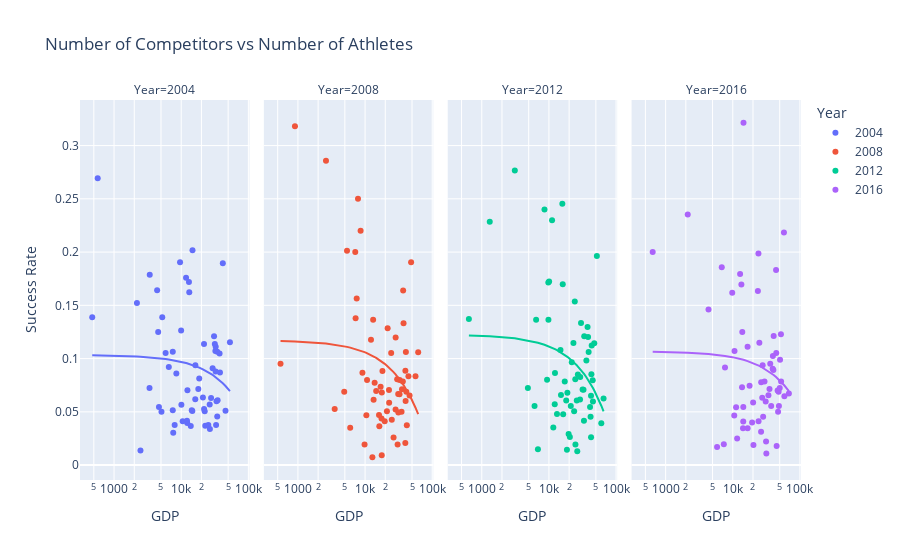

The notebook cell this image was saved under:
### Code cell
fig = px.scatter(
                 od,
                 x = od["GDP"],
                 y = od["Success Rate"],
                 trendline="ols",
                 labels={"Athletes" :"Total Number of Competitors",
                 "Total" : "Total Number of Medals"},
                 title=f"Number of Competitors vs Number of Athletes",
                 hover_data=["Country"],
                 log_x=True,
                 facet_col= "Year",
                 color = "Year"
                )
fig.show()

### Figure 1 — Plotly figure (JSON) as saved in the notebook; plotly's stock layout.template omitted (floating-point values rounded to 4 significant figures)
{"data": [{"customdata": [["Argentina"], ["Australia"], ["Azerbaijan"], ["Bahamas"], ["Belarus"], ["Belgium"], ["Brazil"], ["Bulgaria"], ["Canada"], ["China"], ["Chinese Taipei"], ["Colombia"], ["Croatia"], ["Cuba"], ["Czech Republic"], ["Denmark"], ["Dominican Republic"], ["Egypt"], ["Estonia"], ["Ethiopia"], ["Finland"], ["France"], ["Georgia"], ["Germany"], ["Great Britain"], ["Greece"], ["Hungary"], ["India"], ["Indonesia"], ["Iran"], ["Italy"], ["Jamaica"], ["Japan"], ["Kazakhstan"], ["Kenya"], ["Lithuania"], ["Mexico"], ["Mongolia"], ["Morocco"], ["Netherlands"], ["New Zealand"], ["North Korea"], ["Norway"], ["Poland"], ["Portugal"], ["Romania"], ["Russia"], ["Slovakia"], ["Slovenia"], ["South Africa"], ["South Korea"], ["Spain"], ["Sweden"], ["Switzerland"], ["Thailand"], ["Trinidad and Tobago"], ["Turkey"], ["Ukraine"], ["United States"], ["Uzbekistan"], ["Venezuela"]], "hovertemplate": "Year=2004<br>GDP=%{x}<br>Success Rate=%{y}<br>Country=%{customdata[0]}<extra></extra>", "legendgroup": "2004", "marker": {"color": "#636efa", "symbol": "circle"}, "mode": "markers", "name": "2004", "orientation": "v", "showlegend": true, "type": "scatter", "x": [12303, 34390, 5220, 29379, 8463, 33545, 10514, 9965, 34390, 4381, 26562, 7990, 16203, 3399, 21045, 37792, 7608, 7484, 17965, 571, 33076, 32255, 4539, 32645, 31688, 25345, 18544, 2474, 5859, 13190, 32577, 7488, 30836, 12381, 2191, 14644, 13878, 5083, 4663, 37263, 26745, 473, 53167, 14358, 22832, 11808, 14728, 16258, 22385, 10058, 21872, 27856, 34868, 45660, 9611, 21910, 13045, 6536, 41642, 3374, 12194], "xaxis": "x", "y": [0.03947, 0.1064, 0.1389, 0.09091, 0.08609, 0.06, 0.04115, 0.1263, 0.04563, 0.1641, 0.05682, 0.03774, 0.06173, 0.1788, 0.06338, 0.08696, 0.0303, 0.05155, 0.07143, 0.2692, 0.03774, 0.1071, 0.125, 0.1111, 0.1136, 0.03756, 0.08134, 0.0137, 0.1053, 0.1622, 0.08791, 0.1064, 0.1209, 0.07018, 0.1522, 0.05085, 0.0367, 0.05, 0.05455, 0.1048, 0.03378, 0.1389, 0.1154, 0.05155, 0.03704, 0.1759, 0.2018, 0.09375, 0.05063, 0.0566, 0.1136, 0.06309, 0.06087, 0.05102, 0.1905, 0.05263, 0.1719, 0.09205, 0.1895, 0.07246, 0.04167], "yaxis": "y"}, {"hovertemplate": "<b>OLS trendline</b><br>Success Rate = -6.38942e-07 * GDP + 0.103392<br>R<sup>2</sup>=0.023874<br><br>Year=2004<br>GDP=%{x}<br>Success Rate=%{y} <b>(trend)</b><extra></extra>", "legendgroup": "2004", "marker": {"color": "#636efa", "symbol": "circle"}, "mode": "lines", "name": "2004", "showlegend": false, "type": "scatter", "x": [473, 571, 2191, 2474, 3374, 3399, 4381, 4539, 4663, 5083, 5220, 5859, 6536, 7484, 7488, 7608, 7990, 8463, 9611, 9965, 10058, 10514, 11808, 12194, 12303, 12381, 13045, 13190, 13878, 14358, 14644, 14728, 16203, 16258, 17965, 18544, 21045, 21872, 21910, 22385, 22832, 25345, 26562, 26745, 27856, 29379, 30836, 31688, 32255, 32577, 32645, 33076, 33545, 34390, 34390, 34868, 37263, 37792, 41642, 45660, 53167], "xaxis": "x", "y": [0.1031, 0.103, 0.102, 0.1018, 0.1012, 0.1012, 0.1006, 0.1005, 0.1004, 0.1001, 0.1001, 0.09965, 0.09922, 0.09861, 0.09861, 0.09853, 0.09829, 0.09798, 0.09725, 0.09702, 0.09697, 0.09667, 0.09585, 0.0956, 0.09553, 0.09548, 0.09506, 0.09496, 0.09452, 0.09422, 0.09403, 0.09398, 0.09304, 0.093, 0.09191, 0.09154, 0.08995, 0.08942, 0.08939, 0.08909, 0.0888, 0.0872, 0.08642, 0.0863, 0.08559, 0.08462, 0.08369, 0.08314, 0.08278, 0.08258, 0.08253, 0.08226, 0.08196, 0.08142, 0.08142, 0.08111, 0.07958, 0.07924, 0.07678, 0.07422, 0.06942], "yaxis": "y"}, {"customdata": [["Argentina"], ["Australia"], ["Azerbaijan"], ["Bahamas"], ["Belarus"], ["Belgium"], ["Brazil"], ["Bulgaria"], ["Canada"], ["China"], ["Chinese Taipei"], ["Colombia"], ["Croatia"], ["Cuba"], ["Czech Republic"], ["Denmark"], ["Dominican Republic"], ["Egypt"], ["Estonia"], ["Ethiopia"], ["Finland"], ["France"], ["Georgia"], ["Germany"], ["Great Britain"], ["Greece"], ["Hungary"], ["India"], ["Indonesia"], ["Iran"], ["Italy"], ["Jamaica"], ["Japan"], ["Kazakhstan"], ["Kenya"], ["Lithuania"], ["Mexico"], ["Mongolia"], ["Morocco"], ["Netherlands"], ["New Zealand"], ["North Korea"], ["Norway"], ["Poland"], ["Portugal"], ["Romania"], ["Russia"], ["Slovakia"], ["Slovenia"], ["South Africa"], ["South Korea"], ["Spain"], ["Sweden"], ["Switzerland"], ["Thailand"], ["Trinidad and Tobago"], ["Turkey"], ["Ukraine"], ["United States"], ["Uzbekistan"], ["Venezuela"]], "hovertemplate": "Year=2008<br>GDP=%{x}<br>Success Rate=%{y}<br>Country=%{customdata[0]}<extra></extra>", "legendgroup": "2008", "marker": {"color": "#EF553B", "symbol": "circle"}, "mode": "markers", "name": "2008", "orientation": "v", "showlegend": true, "type": "scatter", "x": [17567, 40527, 13189, 32690, 13894, 39760, 13397, 14638, 40159, 7501, 34952, 10454, 21165, 5386, 28482, 44261, 10704, 9831, 24997, 904, 41130, 37416, 7147, 39835, 36905, 30519, 22834, 3529, 7850, 16309, 36514, 8581, 35512, 17754, 2618, 22704, 16134, 7227, 6008, 46004, 31304, 551, 61820, 19620, 26573, 18164, 21700, 24471, 30070, 12854, 28550, 32590, 41877, 56389, 12256, 31159, 17042, 9143, 48471, 4894, 17706], "xaxis": "x2", "y": [0.0438, 0.1062, 0.1364, 0.08, 0.07735, 0.02083, 0.06137, 0.06944, 0.06024, 0.1565, 0.05, 0.04688, 0.05051, 0.2013, 0.05224, 0.08333, 0.08, 0.01942, 0.04255, 0.3182, 0.06897, 0.1331, 0.2, 0.08855, 0.164, 0.01923, 0.05848, 0.05263, 0.25, 0.03636, 0.07849, 0.22, 0.07123, 0.06818, 0.2857, 0.07042, 0.04706, 0.1379, 0.03509, 0.06531, 0.04945, 0.09524, 0.1059, 0.04104, 0.02597, 0.08824, 0.1285, 0.1053, 0.08065, 0.007353, 0.1199, 0.06643, 0.03731, 0.08333, 0.1176, 0.06667, 0.07353, 0.08661, 0.1905, 0.06897, 0.009174], "yaxis": "y2"}, {"hovertemplate": "<b>OLS trendline</b><br>Success Rate = -1.12037e-06 * GDP + 0.117038<br>R<sup>2</sup>=0.063494<br><br>Year=2008<br>GDP=%{x}<br>Success Rate=%{y} <b>(trend)</b><extra></extra>", "legendgroup": "2008", "marker": {"color": "#EF553B", "symbol": "circle"}, "mode": "lines", "name": "2008", "showlegend": false, "type": "scatter", "x": [551, 904, 2618, 3529, 4894, 5386, 6008, 7147, 7227, 7501, 7850, 8581, 9143, 9831, 10454, 10704, 12256, 12854, 13189, 13397, 13894, 14638, 16134, 16309, 17042, 17567, 17706, 17754, 18164, 19620, 21165, 21700, 22704, 22834, 24471, 24997, 26573, 28482, 28550, 30070, 30519, 31159, 31304, 32590, 32690, 34952, 35512, 36514, 36905, 37416, 39760, 39835, 40159, 40527, 41130, 41877, 44261, 46004, 48471, 56389, 61820], "xaxis": "x2", "y": [0.1164, 0.116, 0.1141, 0.1131, 0.1116, 0.111, 0.1103, 0.109, 0.1089, 0.1086, 0.1082, 0.1074, 0.1068, 0.106, 0.1053, 0.105, 0.1033, 0.1026, 0.1023, 0.102, 0.1015, 0.1006, 0.09896, 0.09877, 0.09794, 0.09736, 0.0972, 0.09715, 0.09669, 0.09506, 0.09333, 0.09273, 0.0916, 0.09146, 0.08962, 0.08903, 0.08727, 0.08513, 0.08505, 0.08335, 0.08285, 0.08213, 0.08197, 0.08053, 0.08041, 0.07788, 0.07725, 0.07613, 0.07569, 0.07512, 0.07249, 0.07241, 0.07205, 0.07163, 0.07096, 0.07012, 0.06745, 0.0655, 0.06273, 0.05386, 0.04778], "yaxis": "y2"}, {"customdata": [["Argentina"], ["Australia"], ["Azerbaijan"], ["Bahamas"], ["Belarus"], ["Belgium"], ["Brazil"], ["Bulgaria"], ["Canada"], ["China"], ["Chinese Taipei"], ["Colombia"], ["Croatia"], ["Cuba"], ["Czech Republic"], ["Denmark"], ["Dominican Republic"], ["Egypt"], ["Estonia"], ["Ethiopia"], ["Finland"], ["France"], ["Georgia"], ["Germany"], ["Great Britain"], ["Greece"], ["Hungary"], ["India"], ["Indonesia"], ["Iran"], ["Italy"], ["Jamaica"], ["Japan"], ["Kazakhstan"], ["Kenya"], ["Lithuania"], ["Mexico"], ["Mongolia"], ["Morocco"], ["Netherlands"], ["New Zealand"], ["North Korea"], ["Norway"], ["Poland"], ["Portugal"], ["Romania"], ["Russia"], ["Slovakia"], ["Slovenia"], ["South Africa"], ["South Korea"], ["Spain"], ["Sweden"], ["Switzerland"], ["Thailand"], ["Trinidad and Tobago"], ["Turkey"], ["Ukraine"], ["United States"], ["Uzbekistan"], ["Venezuela"]], "hovertemplate": "Year=2012<br>GDP=%{x}<br>Success Rate=%{y}<br>Country=%{customdata[0]}<extra></extra>", "legendgroup": "2012", "marker": {"color": "#00cc96", "symbol": "circle"}, "mode": "markers", "name": "2012", "orientation": "v", "showlegend": true, "type": "scatter", "x": [19641, 42906, 16063, 33252, 18097, 42409, 15120, 16295, 42351, 11137, 41741, 12306, 21167, 6448, 29270, 44893, 12208, 11620, 25996, 1315, 40969, 39037, 9799, 43359, 38297, 24819, 23179, 4861, 9834, 15846, 36143, 8586, 37629, 21878, 3107, 24704, 17213, 10074, 6857, 47342, 32734, 643, 65101, 23745, 26438, 18834, 24279, 26983, 29066, 13191, 33557, 31725, 45259, 60273, 14871, 30063, 20504, 9389, 51737, 6107, 18553], "xaxis": "x3", "y": [0.0292, 0.08537, 0.1698, 0.04167, 0.06061, 0.02609, 0.06589, 0.04762, 0.06498, 0.2298, 0.04545, 0.08654, 0.05556, 0.1364, 0.08271, 0.07965, 0.05714, 0.0354, 0.06061, 0.2286, 0.05455, 0.1061, 0.1714, 0.1122, 0.1201, 0.01923, 0.1146, 0.07229, 0.1364, 0.2453, 0.09825, 0.24, 0.1297, 0.09649, 0.2766, 0.08065, 0.07843, 0.1724, 0.01493, 0.1143, 0.07065, 0.1373, 0.0625, 0.05046, 0.01299, 0.06796, 0.1537, 0.08511, 0.06154, 0.048, 0.121, 0.07092, 0.0597, 0.03922, 0.1081, 0.1333, 0.02632, 0.08017, 0.1962, 0.05556, 0.01429], "yaxis": "y3"}, {"hovertemplate": "<b>OLS trendline</b><br>Success Rate = -1.10769e-06 * GDP + 0.122482<br>R<sup>2</sup>=0.071933<br><br>Year=2012<br>GDP=%{x}<br>Success Rate=%{y} <b>(trend)</b><extra></extra>", "legendgroup": "2012", "marker": {"color": "#00cc96", "symbol": "circle"}, "mode": "lines", "name": "2012", "showlegend": false, "type": "scatter", "x": [643, 1315, 3107, 4861, 6107, 6448, 6857, 8586, 9389, 9799, 9834, 10074, 11137, 11620, 12208, 12306, 13191, 14871, 15120, 15846, 16063, 16295, 17213, 18097, 18553, 18834, 19641, 20504, 21167, 21878, 23179, 23745, 24279, 24704, 24819, 25996, 26438, 26983, 29066, 29270, 30063, 31725, 32734, 33252, 33557, 36143, 37629, 38297, 39037, 40969, 41741, 42351, 42409, 42906, 43359, 44893, 45259, 47342, 51737, 60273, 65101], "xaxis": "x3", "y": [0.1218, 0.121, 0.119, 0.1171, 0.1157, 0.1153, 0.1149, 0.113, 0.1121, 0.1116, 0.1116, 0.1113, 0.1101, 0.1096, 0.109, 0.1089, 0.1079, 0.106, 0.1057, 0.1049, 0.1047, 0.1044, 0.1034, 0.1024, 0.1019, 0.1016, 0.1007, 0.09977, 0.09904, 0.09825, 0.09681, 0.09618, 0.09559, 0.09512, 0.09499, 0.09369, 0.0932, 0.09259, 0.09029, 0.09006, 0.08918, 0.08734, 0.08622, 0.08565, 0.08531, 0.08245, 0.0808, 0.08006, 0.07924, 0.0771, 0.07625, 0.07557, 0.07551, 0.07496, 0.07445, 0.07275, 0.07235, 0.07004, 0.06517, 0.05572, 0.05037], "yaxis": "y3"}, {"customdata": [["Argentina"], ["Australia"], ["Azerbaijan"], ["Bahamas"], ["Belarus"], ["Belgium"], ["Brazil"], ["Bulgaria"], ["Canada"], ["China"], ["Chinese Taipei"], ["Colombia"], ["Croatia"], ["Cuba"], ["Czech Republic"], ["Denmark"], ["Dominican Republic"], ["Egypt"], ["Estonia"], ["Ethiopia"], ["Finland"], ["France"], ["Georgia"], ["Germany"], ["Great Britain"], ["Greece"], ["Hungary"], ["India"], ["Indonesia"], ["Iran"], ["Italy"], ["Jamaica"], ["Japan"], ["Kazakhstan"], ["Kenya"], ["Lithuania"], ["Mexico"], ["Mongolia"], ["Morocco"], ["Netherlands"], ["New Zealand"], ["North Korea"], ["Norway"], ["Poland"], ["Portugal"], ["Romania"], ["Russia"], ["Slovakia"], ["Slovenia"], ["South Africa"], ["South Korea"], ["Spain"], ["Sweden"], ["Switzerland"], ["Thailand"], ["Trinidad and Tobago"], ["Turkey"], ["Ukraine"], ["United States"], ["Uzbekistan"], ["Venezuela"]], "hovertemplate": "Year=2016<br>GDP=%{x}<br>Success Rate=%{y}<br>Country=%{customdata[0]}<extra></extra>", "legendgroup": "2016", "marker": {"color": "#ab63fa", "symbol": "circle"}, "mode": "markers", "name": "2016", "orientation": "v", "showlegend": true, "type": "scatter", "x": [20308, 48135, 14448, 35239, 17787, 48680, 14326, 20091, 46554, 13432, 47272, 14352, 24876, 7657, 36137, 52160, 16626, 11616, 31310, 2134, 44995, 44422, 12855, 50575, 44121, 27449, 27863, 5840, 10619, 13855, 40231, 9818, 40641, 23654, 4353, 30922, 19422, 10524, 7356, 52441, 39266, 642, 58736, 28321, 31604, 24197, 24104, 29681, 33947, 13738, 39567, 37310, 50062, 68461, 16616, 26390, 26514, 11216, 57840, 6856, 14213], "xaxis": "x4", "y": [0.01878, 0.06888, 0.3214, 0.07143, 0.07438, 0.05556, 0.04086, 0.05882, 0.07006, 0.1695, 0.05, 0.05442, 0.1149, 0.09167, 0.09524, 0.123, 0.03448, 0.025, 0.02222, 0.2353, 0.01786, 0.1053, 0.1795, 0.09882, 0.1831, 0.06316, 0.09375, 0.01709, 0.1071, 0.125, 0.08917, 0.1618, 0.1213, 0.1635, 0.1461, 0.0597, 0.04, 0.04651, 0.01961, 0.07851, 0.09045, 0.2, 0.06452, 0.04527, 0.01087, 0.04124, 0.1986, 0.07843, 0.06557, 0.07299, 0.1024, 0.05556, 0.07237, 0.06731, 0.1111, 0.03125, 0.07767, 0.05419, 0.2184, 0.1857, 0.03448], "yaxis": "y4"}, {"hovertemplate": "<b>OLS trendline</b><br>Success Rate = -5.44752e-07 * GDP + 0.106699<br>R<sup>2</sup>=0.020540<br><br>Year=2016<br>GDP=%{x}<br>Success Rate=%{y} <b>(trend)</b><extra></extra>", "legendgroup": "2016", "marker": {"color": "#ab63fa", "symbol": "circle"}, "mode": "lines", "name": "2016", "showlegend": false, "type": "scatter", "x": [642, 2134, 4353, 5840, 6856, 7356, 7657, 9818, 10524, 10619, 11216, 11616, 12855, 13432, 13738, 13855, 14213, 14326, 14352, 14448, 16616, 16626, 17787, 19422, 20091, 20308, 23654, 24104, 24197, 24876, 26390, 26514, 27449, 27863, 28321, 29681, 30922, 31310, 31604, 33947, 35239, 36137, 37310, 39266, 39567, 40231, 40641, 44121, 44422, 44995, 46554, 47272, 48135, 48680, 50062, 50575, 52160, 52441, 57840, 58736, 68461], "xaxis": "x4", "y": [0.1063, 0.1055, 0.1043, 0.1035, 0.103, 0.1027, 0.1025, 0.1014, 0.101, 0.1009, 0.1006, 0.1004, 0.0997, 0.09938, 0.09922, 0.09915, 0.09896, 0.09889, 0.09888, 0.09883, 0.09765, 0.09764, 0.09701, 0.09612, 0.09575, 0.09564, 0.09381, 0.09357, 0.09352, 0.09315, 0.09232, 0.09226, 0.09175, 0.09152, 0.09127, 0.09053, 0.08985, 0.08964, 0.08948, 0.08821, 0.0875, 0.08701, 0.08637, 0.08531, 0.08514, 0.08478, 0.08456, 0.08266, 0.0825, 0.08219, 0.08134, 0.08095, 0.08048, 0.08018, 0.07943, 0.07915, 0.07828, 0.07813, 0.07519, 0.0747, 0.0694], "yaxis": "y4"}], "layout": {"annotations": [{"font": {}, "showarrow": false, "text": "Year=2004", "x": 0.1175, "xanchor": "center", "xref": "paper", "y": 1, "yanchor": "bottom", "yref": "paper"}, {"font": {}, "showarrow": false, "text": "Year=2008", "x": 0.3725, "xanchor": "center", "xref": "paper", "y": 1, "yanchor": "bottom", "yref": "paper"}, {"font": {}, "showarrow": false, "text": "Year=2012", "x": 0.6275, "xanchor": "center", "xref": "paper", "y": 1, "yanchor": "bottom", "yref": "paper"}, {"font": {}, "showarrow": false, "text": "Year=2016", "x": 0.8825, "xanchor": "center", "xref": "paper", "y": 1, "yanchor": "bottom", "yref": "paper"}], "legend": {"title": {"text": "Year"}, "tracegroupgap": 0}, "title": {"text": "Number of Competitors vs Number of Athletes"}, "xaxis": {"anchor": "y", "domain": [0, 0.235], "title": {"text": "GDP"}, "type": "log"}, "xaxis2": {"anchor": "y2", "domain": [0.255, 0.49], "matches": "x", "title": {"text": "GDP"}, "type": "log"}, "xaxis3": {"anchor": "y3", "domain": [0.51, 0.745], "matches": "x", "title": {"text": "GDP"}, "type": "log"}, "xaxis4": {"anchor": "y4", "domain": [0.765, 1.0], "matches": "x", "title": {"text": "GDP"}, "type": "log"}, "yaxis": {"anchor": "x", "domain": [0, 1], "title": {"text": "Success Rate"}}, "yaxis2": {"anchor": "x2", "domain": [0, 1], "matches": "y", "showticklabels": false}, "yaxis3": {"anchor": "x3", "domain": [0, 1], "matches": "y", "showticklabels": false}, "yaxis4": {"anchor": "x4", "domain": [0, 1], "matches": "y", "showticklabels": false}}}
